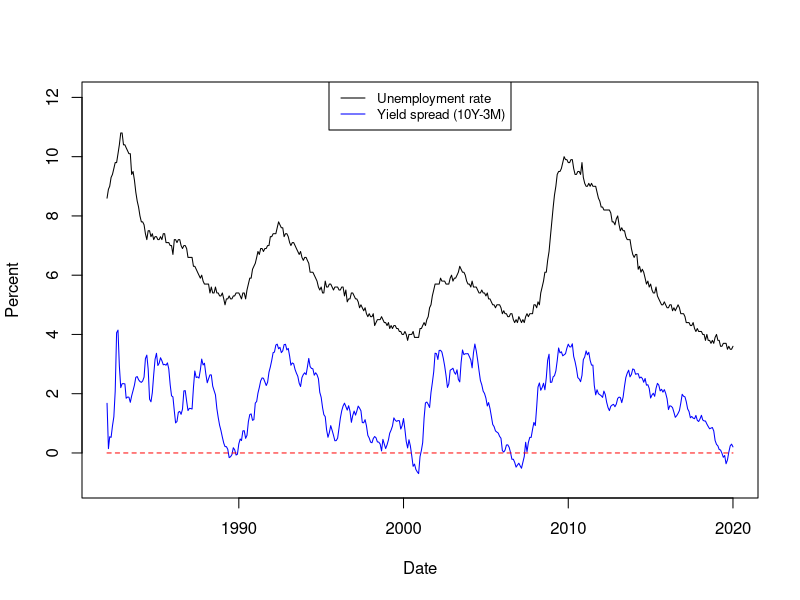
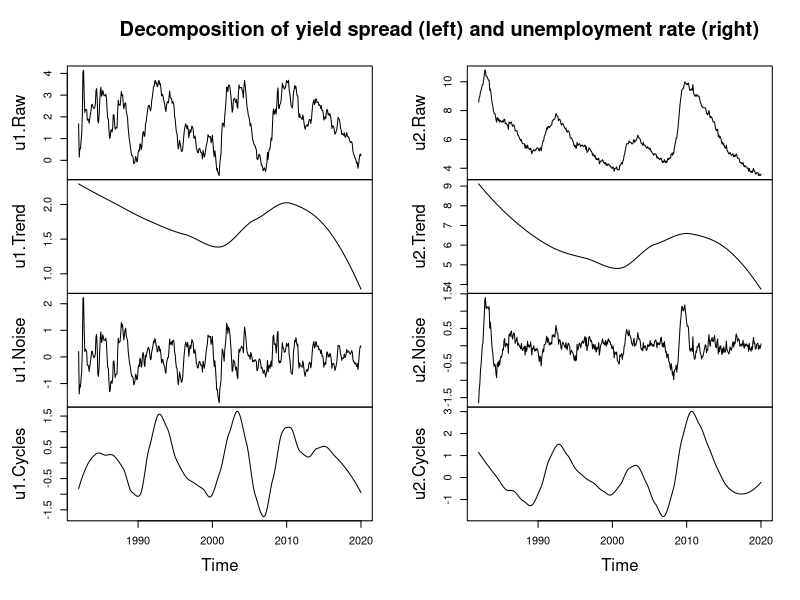
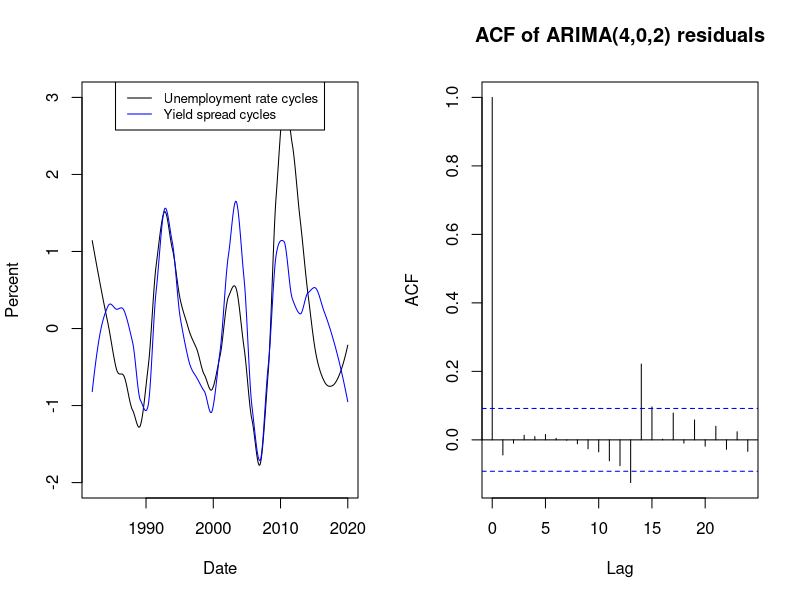
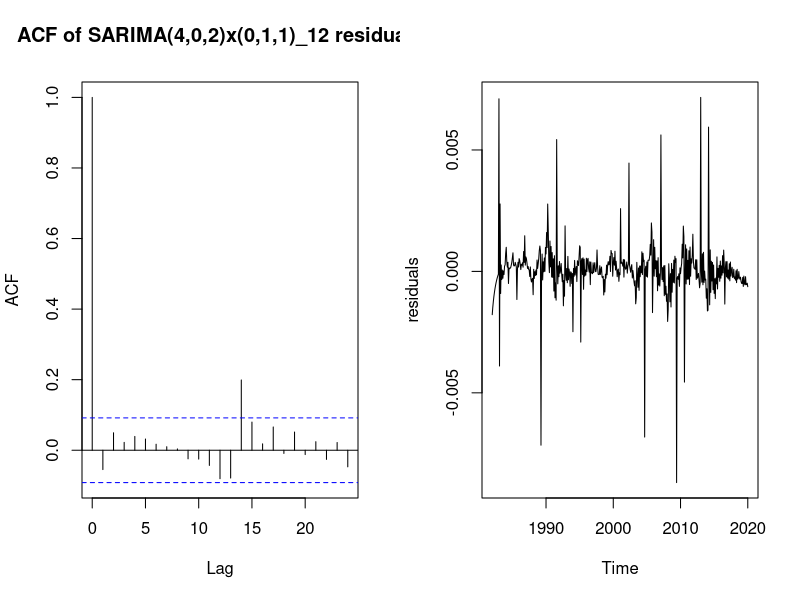
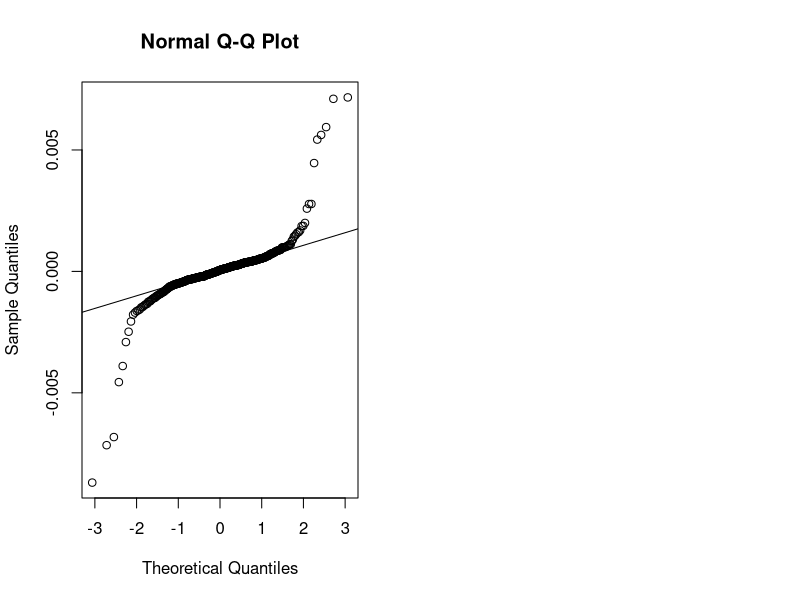
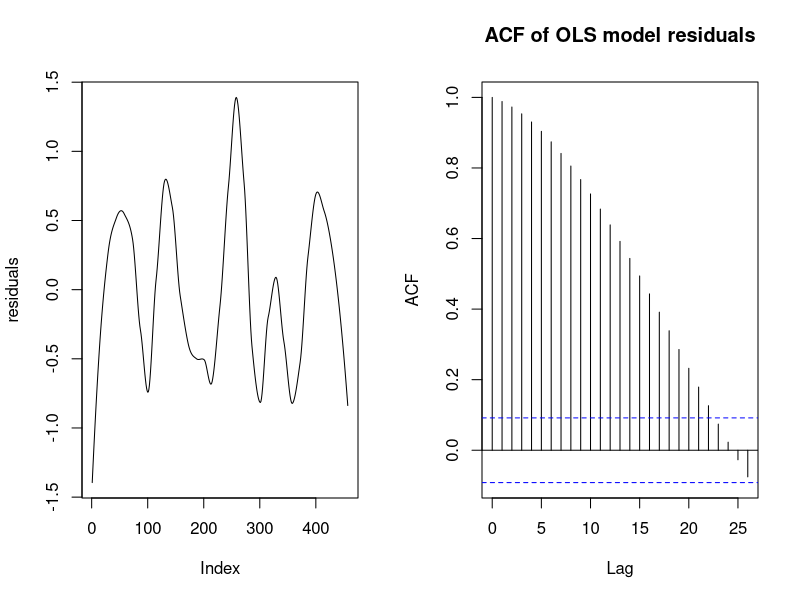
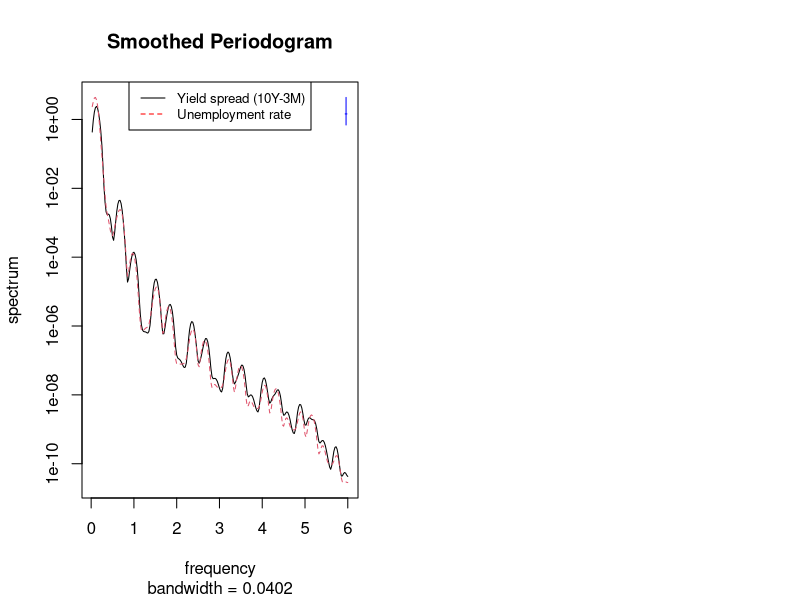

The R source for these figures, in order:
## ---- chunk 1
dat = read.csv('fredgraph.csv',header=TRUE)
## ---- chunk 2
dat$DATE = as.Date(dat$DATE)
dat$T10Y3M = as.numeric(as.character(dat$T10Y3M))
dat$UNRATE = as.numeric(as.character(dat$UNRATE))
dat = na.omit(dat)
plot(dat$DATE, dat$UNRATE, type='l', xlab='Date', ylab='Percent', ylim=c(-1,12))
lines(dat$DATE, dat$T10Y3M, type='l', col='blue')
lines(x=dat$DATE, y=rep(0,length(dat$DATE)),col='red',lty=2)
legend('top', legend=c('Unemployment rate','Yield spread (10Y-3M)'), col=c('black','blue'), lty=1, cex=0.8)
## ---- chunk 3
date = seq(from=1982,length=length(dat$DATE),by=1/12)

par(mfrow=c(1,2))
bond_trend = ts(loess(dat$T10Y3M~date,span=0.8)$fitted,start=1982,frequency=12)
bond_noise = ts(dat$T10Y3M - loess(dat$T10Y3M~date,span=0.2)$fitted,start=1982,frequency=12)
bond_cycles = dat$T10Y3M - bond_trend - bond_noise
u1 = ts.union(dat$T10Y3M,bond_trend,bond_noise,bond_cycles)
colnames(u1) = c('Raw','Trend','Noise','Cycles')

unrate_trend = ts(loess(dat$UNRATE~date,span=0.8)$fitted,start=1982,frequency=12)
unrate_noise = ts(dat$UNRATE - loess(dat$UNRATE~date,span=0.2)$fitted,start=1982,frequency=12)
unrate_cycles = dat$UNRATE - unrate_trend - unrate_noise
u2 = ts.union(dat$UNRATE,unrate_trend,unrate_noise,unrate_cycles)
colnames(u2) = c('Raw','Trend','Noise','Cycles')

plot(ts.union(u1,u2),main='Decomposition of yield spread (left) and unemployment rate (right)')
## ---- chunk 4
plot(unrate_cycles, type='l', xlab='Date', ylab='Percent', ylim=c(-2,3))
lines(bond_cycles, type='l', col='blue')
legend('top', legend=c('Unemployment rate cycles','Yield spread cycles'), col=c('black','blue'), lty=1, cex=0.8)
## ---- chunk 5
library(knitr)

aic_table <- function(data1, P, Q, data2){
  table <- matrix(NA, (P+1), (Q+1))
  for(p in 0:P){
    for(q in 0:Q){
       table[p+1, q+1] <- arima(data1,order=c(p,0,q),xreg=data2,optim.control=list(maxit=500))$aic
    }
  }
  dimnames(table) <- list(paste("<b> AR", 0:P, "</b>", sep = ""), paste("MA", 0:Q, sep = ""))
  table
}
arma_err_aic <- aic_table(bond_cycles, 5, 5, unrate_cycles)
kable(arma_err_aic, digits = 2)
## ---- chunk 6
log_lik_ratio = as.numeric(
   logLik(arima(bond_cycles,order=c(4,0,2),xreg=unrate_cycles,optim.control=list(maxit=500))) -
   logLik(arima(bond_cycles,order=c(4,0,2),optim.control=list(maxit=500)))
)
log_lik_ratio
qchisq(0.95,df=1)/2
## ---- chunk 7
arma_model = arima(bond_cycles,order=c(4,0,2),xreg=unrate_cycles,
                   optim.control=list(maxit=500))
sarma_model = arima(bond_cycles,order=c(4,0,2),xreg=unrate_cycles,
                   seasonal=list(order=c(0,1,1), period=12),
                   optim.control=list(maxit=500))

a1 = acf(arma_model$residuals,lag.max=24,plot=FALSE)
a1$lag = a1$lag*12
plot(a1,main='ACF of ARIMA(4,0,2) residuals')
## ---- chunk 8
a2 = acf(sarma_model$residuals,lag.max=24,plot=FALSE)
a2$lag = a2$lag*12
plot(a2,main='ACF of SARIMA(4,0,2)x(0,1,1)_12 residuals')
## ---- chunk 9
sarma_model
## ---- chunk 10
plot(sarma_model$resid,ylab='residuals',type='l')
## ---- chunk 11
qqnorm(sarma_model$resid)
qqline(sarma_model$resid)
## ---- chunk 12
lm_model = lm(bond_cycles~unrate_cycles)
par(mfrow=c(1,2))
plot(lm_model$resid,type='l',ylab='residuals')
acf(lm_model$resid,main='ACF of OLS model residuals')
## ---- chunk 13
s = spectrum(ts.union(bond_cycles,unrate_cycles),span=c(3,5,3),main='Smoothed Periodogram')
legend('top', legend=c('Yield spread (10Y-3M)','Unemployment rate'), col=c('black','red'), lty=c(1,2), cex=0.8)
## ---- chunk 14
s$freq[which.max(s$spec[,1])]
s$freq[which.max(s$spec[,2])]
